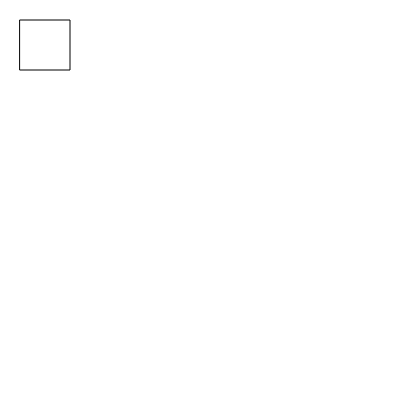
Frame 1 (no input)
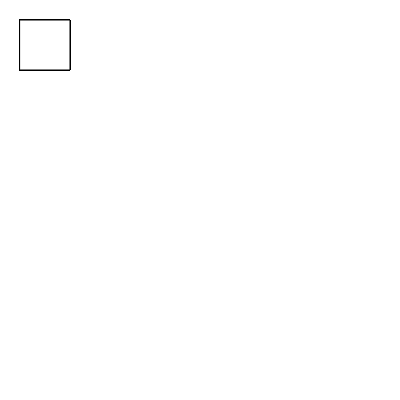
Frame 60 (no input)
Frame 120 (the mouse pressed at the canvas centre since frame 60): identical to frame 60, image omitted

The p5.js sketch that drew these frames (run headless with seeded random() and noise() and a simulated clock; from frame 60 on, the mouse is pressed at the canvas centre):

// p5.js sketch
// ── sketch.js
function setup() {
  // put setup code here
    createCanvas(400,400);
}

function draw() {
  // put drawing code here
    rect(20,20,50,50);
}
